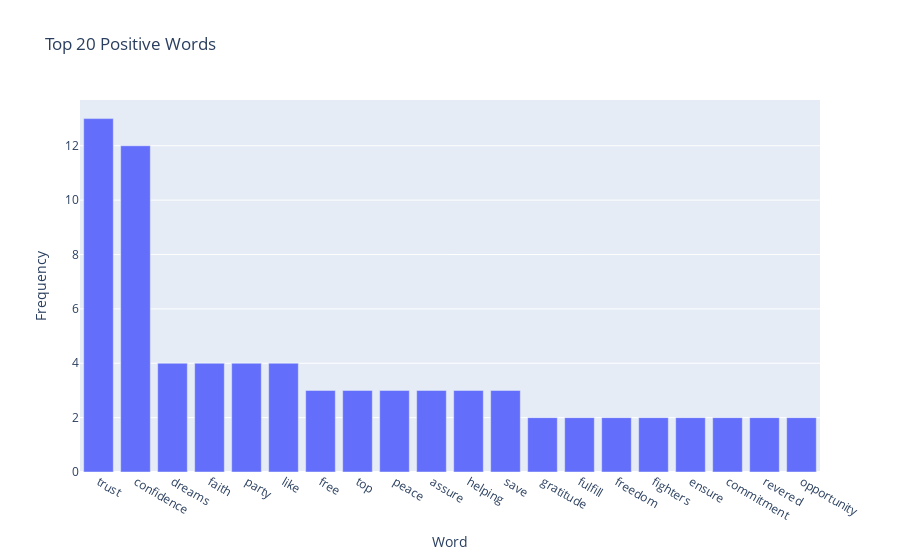
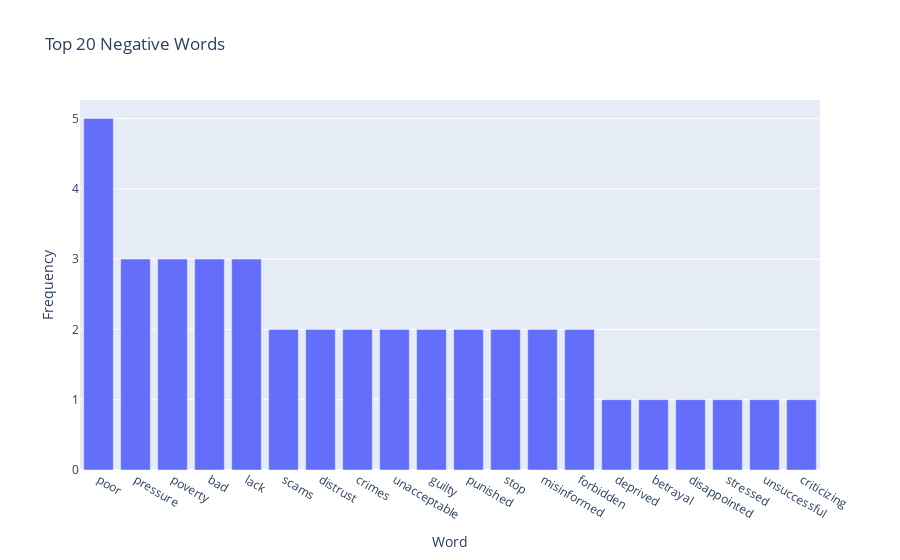
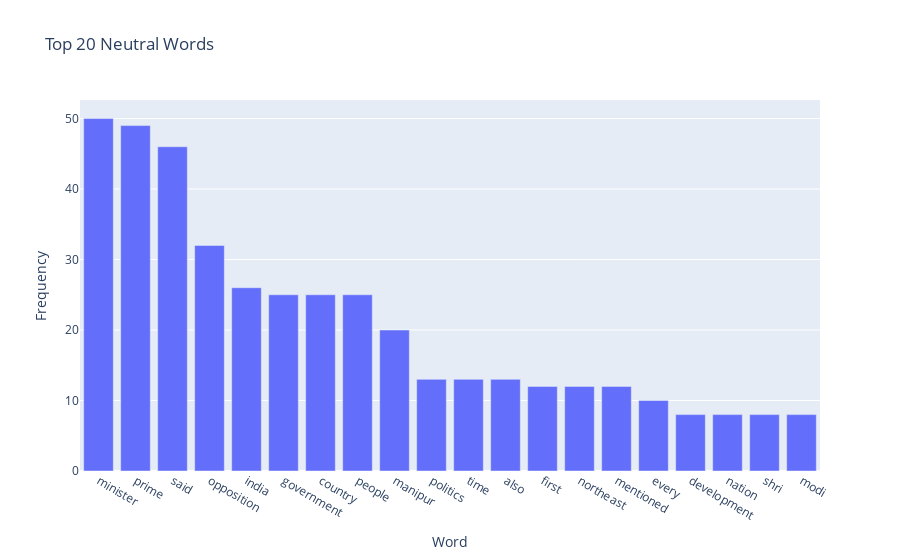

Source (notebook cell) for these figures, in order:
### Code cell
fig_positive = px.bar(df_positive, x="Word", y="Frequency", title="Top 20 Positive Words")
fig_negative = px.bar(df_negative, x="Word", y="Frequency", title="Top 20 Negative Words")
fig_neutral = px.bar(df_neutral, x="Word", y="Frequency", title="Top 20 Neutral Words")

fig_positive.show()
fig_negative.show()
fig_neutral.show()

### Figure 1 — Plotly figure (JSON) as saved in the notebook; plotly's stock layout.template omitted (floating-point values rounded to 4 significant figures)
{"data": [{"alignmentgroup": "True", "hovertemplate": "Word=%{x}<br>Frequency=%{y}<extra></extra>", "legendgroup": "", "marker": {"color": "#636efa", "pattern": {"shape": ""}}, "name": "", "offsetgroup": "", "orientation": "v", "showlegend": false, "textposition": "auto", "type": "bar", "x": ["trust", "confidence", "dreams", "faith", "party", "like", "free", "top", "peace", "assure", "helping", "save", "gratitude", "fulfill", "freedom", "fighters", "ensure", "commitment", "revered", "opportunity"], "xaxis": "x", "y": [13, 12, 4, 4, 4, 4, 3, 3, 3, 3, 3, 3, 2, 2, 2, 2, 2, 2, 2, 2], "yaxis": "y"}], "layout": {"barmode": "relative", "legend": {"tracegroupgap": 0}, "title": {"text": "Top 20 Positive Words"}, "xaxis": {"anchor": "y", "domain": [0, 1], "title": {"text": "Word"}}, "yaxis": {"anchor": "x", "domain": [0, 1], "title": {"text": "Frequency"}}}}

### Figure 2 — Plotly figure (JSON) as saved in the notebook; plotly's stock layout.template omitted (floating-point values rounded to 4 significant figures)
{"data": [{"alignmentgroup": "True", "hovertemplate": "Word=%{x}<br>Frequency=%{y}<extra></extra>", "legendgroup": "", "marker": {"color": "#636efa", "pattern": {"shape": ""}}, "name": "", "offsetgroup": "", "orientation": "v", "showlegend": false, "textposition": "auto", "type": "bar", "x": ["poor", "pressure", "poverty", "bad", "lack", "scams", "distrust", "crimes", "unacceptable", "guilty", "punished", "stop", "misinformed", "forbidden", "deprived", "betrayal", "disappointed", "stressed", "unsuccessful", "criticizing"], "xaxis": "x", "y": [5, 3, 3, 3, 3, 2, 2, 2, 2, 2, 2, 2, 2, 2, 1, 1, 1, 1, 1, 1], "yaxis": "y"}], "layout": {"barmode": "relative", "legend": {"tracegroupgap": 0}, "title": {"text": "Top 20 Negative Words"}, "xaxis": {"anchor": "y", "domain": [0, 1], "title": {"text": "Word"}}, "yaxis": {"anchor": "x", "domain": [0, 1], "title": {"text": "Frequency"}}}}

### Figure 3 — Plotly figure (JSON) as saved in the notebook; plotly's stock layout.template omitted (floating-point values rounded to 4 significant figures)
{"data": [{"alignmentgroup": "True", "hovertemplate": "Word=%{x}<br>Frequency=%{y}<extra></extra>", "legendgroup": "", "marker": {"color": "#636efa", "pattern": {"shape": ""}}, "name": "", "offsetgroup": "", "orientation": "v", "showlegend": false, "textposition": "auto", "type": "bar", "x": ["minister", "prime", "said", "opposition", "india", "government", "country", "people", "manipur", "politics", "time", "also", "first", "northeast", "mentioned", "every", "development", "nation", "shri", "modi"], "xaxis": "x", "y": [50, 49, 46, 32, 26, 25, 25, 25, 20, 13, 13, 13, 12, 12, 12, 10, 8, 8, 8, 8], "yaxis": "y"}], "layout": {"barmode": "relative", "legend": {"tracegroupgap": 0}, "title": {"text": "Top 20 Neutral Words"}, "xaxis": {"anchor": "y", "domain": [0, 1], "title": {"text": "Word"}}, "yaxis": {"anchor": "x", "domain": [0, 1], "title": {"text": "Frequency"}}}}
